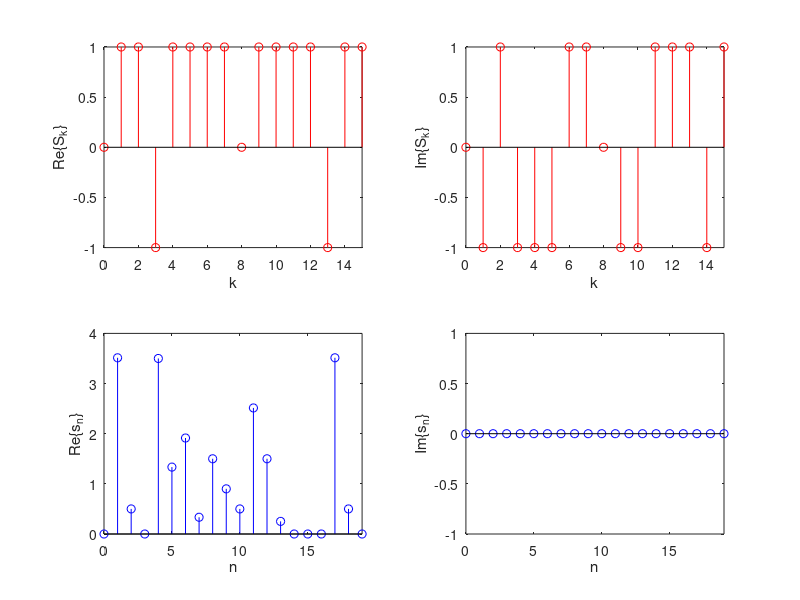
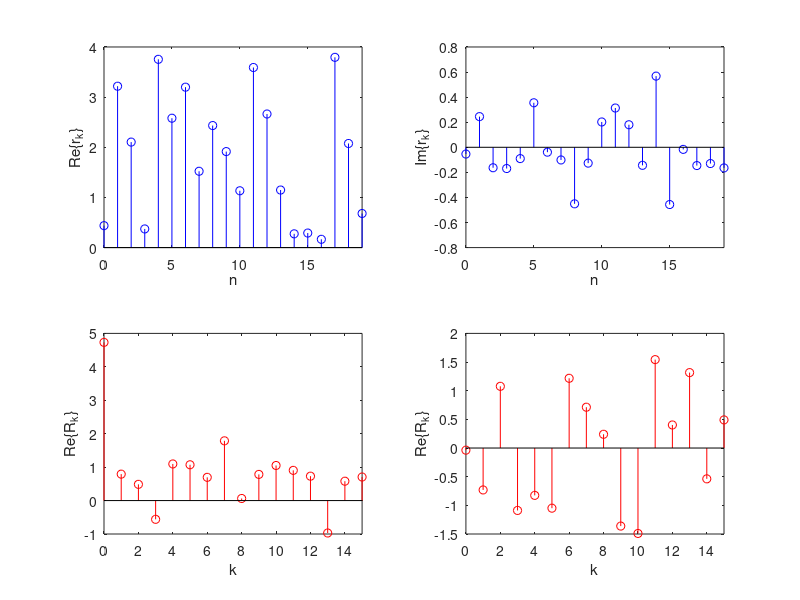
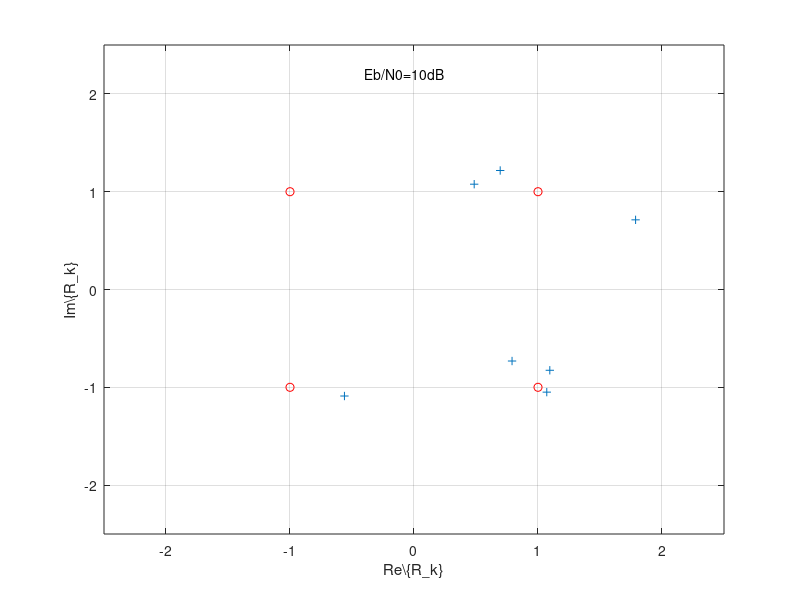

These charts were generated, in order, by the following MATLAB code:
%% Signal values and constellation diagram for DCO-OFDM
clear all;close all;clc;
N = 16;% no. OFDM subcarriers
NCP = 4; % CP length
NOFDM = 1; % no.transmitted OFDM symbols
EbN0dB_sim = 10; %SNR (dB)
QPSK_sig_set = [1+i -1+i 1-i -1-i]; %QPSK signal set
h = 0.4.^(0:4); % discrete-time CIR
DC_bias = 1; % DC bias

%%%%%%%%%%%%%%%%%%%%%%%%%%%%%%%%%%%%
EbN0_sim = 10^(EbN0dB_sim/10); %SNR for simulation
N0_sim = (mean(abs(QPSK_sig_set).^2)/2)/EbN0_sim; % N0
b = round(rand(1, 2*NOFDM*(N/2 - 1))); % info bits
bp1 = b(1:2:length(b));
bp2 = b(2:2:length(b));
m = 2*bp1+bp2+1; %indices for QPSK signal points
S = QPSK_sig_set(m); %transmitted signal points
S2 = []; s = [];
for j = 1:NOFDM
   tmp = S((j-1)*(N/2-1)+1:j*(N/2-1));
   S2 = [S2 0 tmp 0 fliplr(conj(tmp))];
   tmp = max(sqrt(N)*ifft(S2((j-1)*N+1:j*N)) + DC_bias,0);
   s = [s tmp(N-NCP+1:N) tmp];
end
tmp = conv(h,s);
w = sqrt(N0_sim/2)*randn(1, NOFDM*(N+NCP))+ i*sqrt(N0_sim/2)*randn(1, NOFDM*(N+NCP)); %AWGN
r = tmp(1:length(s)) + w; % received signal values
H = 1/sqrt(N)*fft(h, N);
R = []; R2 = [];
for j = 1:NOFDM
   tmp = r((j-1)*(N+NCP)+NCP+1:j*(N+NCP));
   tmp = 1/sqrt(N)*fft(tmp)./(sqrt(N)*H);
   R2 = [R2 tmp];
   R = [ R tmp(2:N/2)];
   %s = [s tmp(N-NCP+1:N) tmp];
end
b2 = []; % received bits
for n = 1:(N/2-1)*NOFDM
    if real(R(n)) > 0 & imag(R(n)) > 0;
        b2 = [b2 0 0];
    elseif real(R(n)) <= 0 & imag(R(n)) > 0;
        b2 = [b2 0 1];
    elseif real(R(n)) > 0 & imag(R(n)) <= 0;
        b2 = [b2 1 0];
    else
        b2 = [b2 1 1];
    end
end

BER = length(find(b ~= b2))/(2*(N/2-1)*NOFDM);
Popt = 10*log(mean(s)*1e3);

k = 0:NOFDM*N-1;
k2 = 0:NOFDM*(N+NCP)-1;

figure(1); % transmit signal
subplot(2,2, 1), stem(k, real(S2),'r');
xlabel('k'); ylabel('Re\{S_k\}'); xlim([0 NOFDM*N-1]);
subplot(2,2,2), stem(k, imag(S2),'r');
xlabel('k'); ylabel('Im\{S_k\}'); xlim([0 NOFDM*N-1]);
subplot(2,2,3), stem(k2, real(s),'b');
xlabel('n'); ylabel('Re\{s_n\}'); xlim([0 NOFDM*(N+NCP)-1]);
subplot(2,2,4), stem(k2, imag(s),'b');
xlabel('n'); ylabel('Im\{s_n\}'); xlim([0 NOFDM*(N+NCP)-1]);

figure(2); % receive signal
subplot(2,2, 1), stem(k2, real(r),'b');
xlabel('n'); ylabel('Re\{r_k\}'); xlim([0 NOFDM*(N+NCP)-1]);
subplot(2,2,2), stem(k2, imag(r),'b');
xlabel('n'); ylabel('Im\{r_k\}'); xlim([0 NOFDM*(N+NCP)-1]);
subplot(2,2,3), stem(k, real(R2),'r');
xlabel('k'); ylabel('Re\{R_k\}'); xlim([0 NOFDM*N-1]);
subplot(2,2,4), stem(k, imag(R2),'r');
xlabel('k'); ylabel('Re\{R_k\}'); xlim([0 NOFDM*N-1]);

figure(3);
plot(R, '+'); hold on; grid on;
plot(QPSK_sig_set,'ro');
xlabel('Re\{R_k}'); ylabel('Im\{R_k}');
axis([-2.5 2.5 -2.5 2.5]);
text(-0.4, 2.2, strcat('Eb/N0=', num2str(EbN0dB_sim),'dB'))

